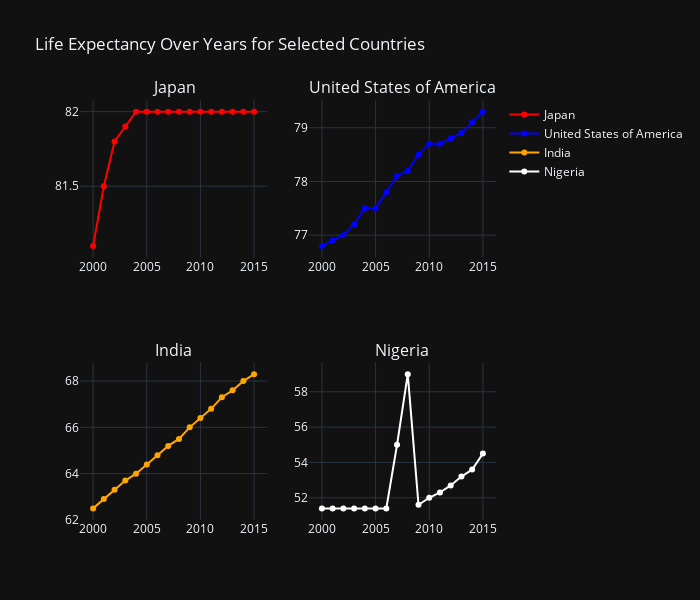

The code cell stored with this chart in its notebook:
### Code cell
# Define the countries for comparison
developed_countries = ['Japan', 'United States of America']
developing_countries = ['India', 'Nigeria']

# Filtering the cleaned DataFrame for these countries
filtered_df = cleaned_df[cleaned_df['Country'].isin(developed_countries + developing_countries)]

# Creating a subplot with 2 rows and 2 columns
fig = sp.make_subplots(rows=2, cols=2, subplot_titles=developed_countries + developing_countries)

# Defining colors for each country
colors = ['red', 'blue', 'orange', 'white']
country_labels = developed_countries + developing_countries

# Adding a line plot for each country with specific colors and both lines and markers
for i, country in enumerate(country_labels):
    country_data = filtered_df[filtered_df['Country'] == country]
    
    fig.add_trace(
        go.Scatter(
            x=country_data['Year'],
            y=country_data['Life expectancy '],
            mode='lines+markers',
            line=dict(color=colors[i]),
            name=country
        ),
        row=i // 2 + 1, 
        col=i % 2 + 1
    )

# Updating layout parameters
fig.update_layout(
    height=600, 
    width=700, 
    title_text='Life Expectancy Over Years for Selected Countries',
    template='plotly_dark',
    showlegend=True,
)

# Show the plot
fig.show()

### Figure 1 — Plotly figure (JSON) as saved in the notebook; plotly's stock layout.template omitted (floating-point values rounded to 4 significant figures)
{"data": [{"line": {"color": "red"}, "mode": "lines+markers", "name": "Japan", "x": [2015, 2014, 2013, 2012, 2011, 2010, 2009, 2008, 2007, 2006, 2005, 2004, 2003, 2002, 2001, 2000], "y": [82, 82, 82, 82, 82, 82, 82, 82, 82, 82, 82, 82, 81.9, 81.8, 81.5, 81.1], "type": "scatter", "xaxis": "x", "yaxis": "y"}, {"line": {"color": "blue"}, "mode": "lines+markers", "name": "United States of America", "x": [2015, 2014, 2013, 2012, 2011, 2010, 2009, 2008, 2007, 2006, 2005, 2004, 2003, 2002, 2001, 2000], "y": [79.3, 79.1, 78.9, 78.8, 78.7, 78.7, 78.5, 78.2, 78.1, 77.8, 77.5, 77.5, 77.2, 77, 76.9, 76.8], "type": "scatter", "xaxis": "x2", "yaxis": "y2"}, {"line": {"color": "orange"}, "mode": "lines+markers", "name": "India", "x": [2015, 2014, 2013, 2012, 2011, 2010, 2009, 2008, 2007, 2006, 2005, 2004, 2003, 2002, 2001, 2000], "y": [68.3, 68, 67.6, 67.3, 66.8, 66.4, 66, 65.5, 65.2, 64.8, 64.4, 64, 63.7, 63.3, 62.9, 62.5], "type": "scatter", "xaxis": "x3", "yaxis": "y3"}, {"line": {"color": "white"}, "mode": "lines+markers", "name": "Nigeria", "x": [2015, 2014, 2013, 2012, 2011, 2010, 2009, 2008, 2007, 2006, 2005, 2004, 2003, 2002, 2001, 2000], "y": [54.5, 53.6, 53.2, 52.7, 52.3, 52, 51.6, 59, 55, 51.4, 51.4, 51.4, 51.4, 51.4, 51.4, 51.4], "type": "scatter", "xaxis": "x4", "yaxis": "y4"}], "layout": {"xaxis": {"anchor": "y", "domain": [0, 0.45]}, "yaxis": {"anchor": "x", "domain": [0.625, 1]}, "xaxis2": {"anchor": "y2", "domain": [0.55, 1]}, "yaxis2": {"anchor": "x2", "domain": [0.625, 1]}, "xaxis3": {"anchor": "y3", "domain": [0, 0.45]}, "yaxis3": {"anchor": "x3", "domain": [0, 0.375]}, "xaxis4": {"anchor": "y4", "domain": [0.55, 1]}, "yaxis4": {"anchor": "x4", "domain": [0, 0.375]}, "annotations": [{"font": {"size": 16}, "showarrow": false, "text": "Japan", "x": 0.225, "xanchor": "center", "xref": "paper", "y": 1, "yanchor": "bottom", "yref": "paper"}, {"font": {"size": 16}, "showarrow": false, "text": "United States of America", "x": 0.775, "xanchor": "center", "xref": "paper", "y": 1, "yanchor": "bottom", "yref": "paper"}, {"font": {"size": 16}, "showarrow": false, "text": "India", "x": 0.225, "xanchor": "center", "xref": "paper", "y": 0.375, "yanchor": "bottom", "yref": "paper"}, {"font": {"size": 16}, "showarrow": false, "text": "Nigeria", "x": 0.775, "xanchor": "center", "xref": "paper", "y": 0.375, "yanchor": "bottom", "yref": "paper"}], "title": {"text": "Life Expectancy Over Years for Selected Countries"}, "height": 600, "width": 700, "showlegend": true}}
